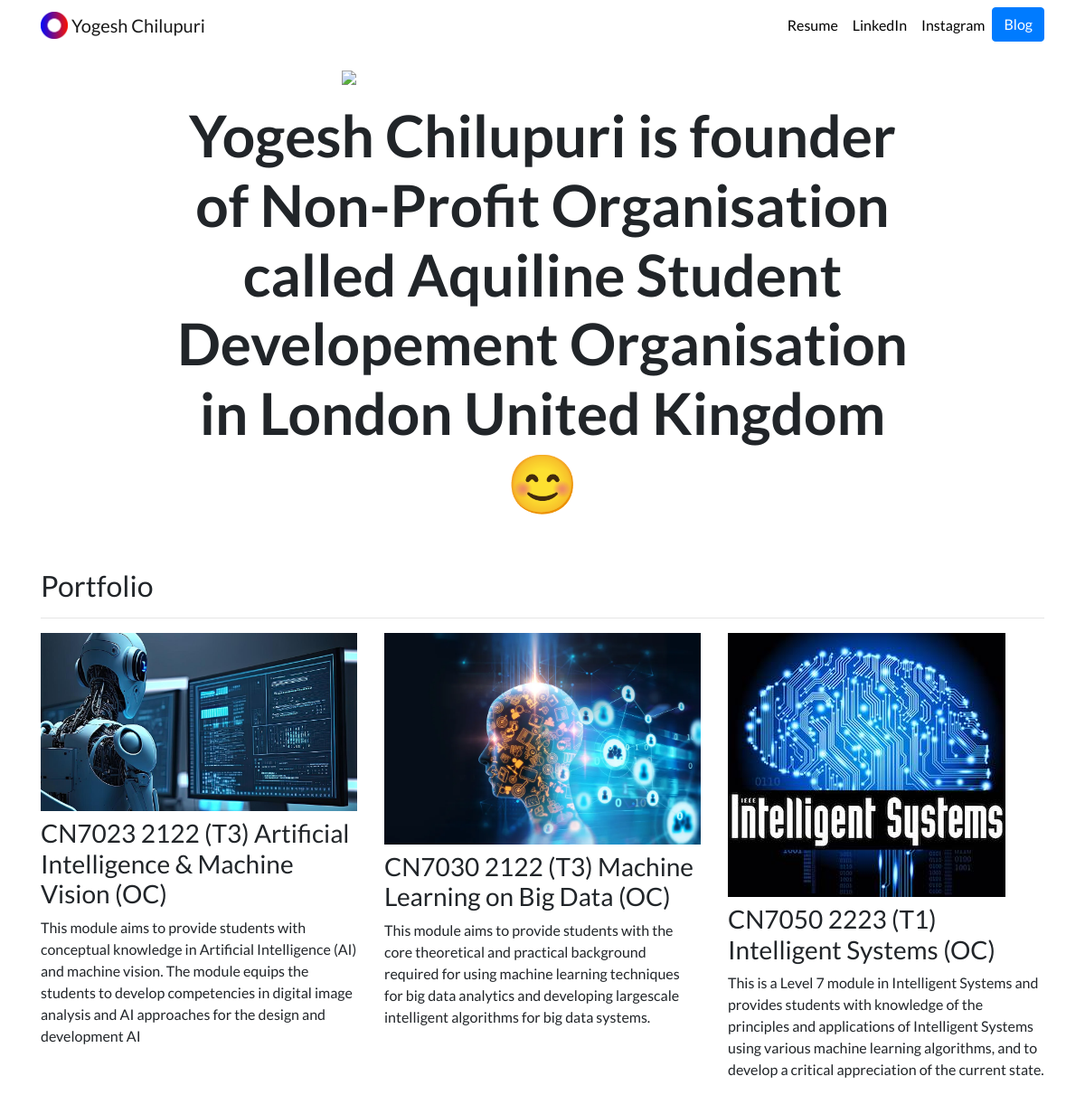
The page / on the database its author committed.
### portfolio/models.py (models this page shows, shortened)
class Project(models.Model):
    title=models.CharField(max_length=100)
    description= models.CharField(max_length=250)
    image=models.ImageField(upload_to='portfolio/images/')
    url= models.URLField(blank=True)

### portfolio/views.py (the view)
# urls.py: 2. Add a URL to urlpatterns:  path('', views.home, name='home')
def home(request):
    projects = Project.objects.all()
    return render(request, 'portfolio/home.html', {'projects':projects})

### portfolio/templates/portfolio/home.html
{% extends "portfolio/base.html" %}
{% load static %}
{% block content %}
<div class="row justify-content-center my-3">
  <div class="col-5">
    <img src="{% static 'portfolio/sample.jpeg' %}" class="img-fluid">
  </div>
</div>
<div class="row justify-content-center mb-3">
  <div class="col-md-9 text-center">
    <h1 id="hometext" class="font-weight-bold">Yogesh Chilupuri is founder of Non-Profit Organisation called Aquiline Student Developement Organisation in London United Kingdom 😊</h1>
  </div>
</div>
<h2 class="mt-5">Portfolio</h2>
<hr>
<div class="row">
  {% for project in projects %}
  <div class="col-lg-4 col-md-6">
    {% if project.url %}
    <a href="{{ project.url }}">
      <img src="{{ project.image.url }}" class="img-fluid mb-2">
    </a>
    {% else %}
    <img src="{{ project.image.url }}" class="img-fluid mb-2">
    {% endif %}
    <h3>{{ project.title }}</h3>
    <p>{{ project.description }}</p>
  </div>
  {% endfor %}
</div>
{% endblock %}

### portfolio/templates/portfolio/base.html (shortened to what this page needs)
{% load static %}
<!doctype html>
<html lang="en">
<head>
  <link rel="stylesheet" href="https://stackpath.bootstrapcdn.com/bootstrap/4.4.1/css/bootstrap.min.css">
  <link rel="stylesheet" href="{% static "portfolio/custom.css" %}">
</head>
<body>
  <nav id="topNav" class="navbar navbar-expand-md navbar-light">
    <div class="container">
      <a class="navbar-brand" href="{% url 'home' %}">
        <img src="{% static "portfolio/Logo.png" %}" width="30" height="30" class="d-inline-block align-top" alt="Yogesh's Logo">
        <span>Yogesh Chilupuri</span>
      </a>
      <div class="collapse navbar-collapse text-center" id="navbarNav">
        <ul class="navbar-nav ml-auto">
          <li class="nav-item">
            <a class="nav-link" href="{% static "portfolio/Yogesh_CV.pdf" %}">Resume</a>
          </li>
          <li class="nav-item">
            <a class="nav-link" href="https://www.linkedin.com/in/yogesh-chilupuri/" target="_blank">LinkedIn</a>
          </li>
          <li class="nav-item">
            <a class="nav-link" href="https://www.instagram.com/yogesh_chilupuri/" target="_blank">Instagram</a>
          </li>
          <li>
            <a role="button" href="{% url 'blog:all_blogs' %}" class="btn btn-primary">Blog</a>
          </li>
        </ul>
      </div>
    </div>
  </nav>
  <div class="container">
    {% block content %}{% endblock %}
  </div>
</body>
</html>

### portfolio/static/portfolio/custom.css (style rules this page uses)
.navbar-nav .nav-link { color: rgba(0,0,0,1) !important; }
body { font-family: 'Lato', sans-serif; }
@media (min-width: 992px) { #hometext { font-size: 4rem; } }

### rows shown on the page
Project: image (picture), title "CN7023 2122 (T3) Artificial Intelligence & Machine Vision (OC)", description "This module aims to provide students with conceptual knowledge in Artificial Intelligence (AI) and machine vision. The module equips the students to develop competencies in digital image analysis and AI approaches for the design and development AI"
Project: image (picture), title "CN7030 2122 (T3) Machine Learning on Big Data (OC)", description "This module aims to provide students with the core theoretical and practical background required for using machine learning techniques for big data analytics and developing largescale intelligent algorithms for big data systems."
Project: image (picture), title "CN7050 2223 (T1) Intelligent Systems (OC)", description "This is a Level 7 module in Intelligent Systems and provides students with knowledge of the principles and applications of Intelligent Systems using various machine learning algorithms, and to develop a critical appreciation of the current state."
